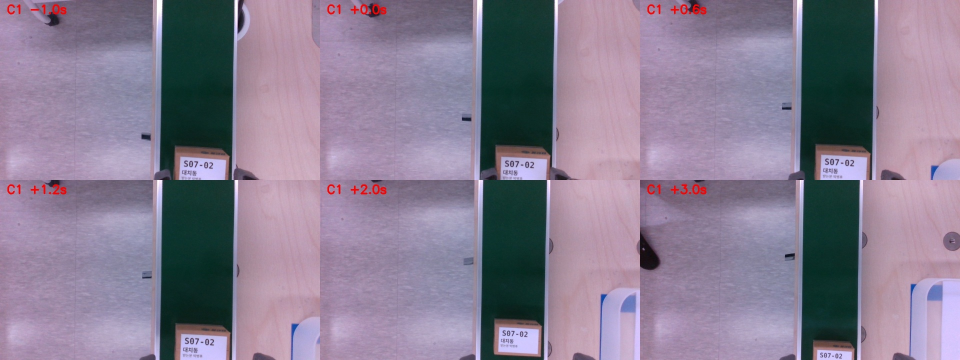
#> input picture archive/drive/raw/1012/u9_frames/C1_montage.jpg, 1920 x 720 px (shown at 1/2 size)
$ python -i label_view.py   (imports and definitions only)   (older library calls are emulated)
#> lines starting #> are read from the running program, lines starting #| are printed output that depends on the picture; after the words box and inside, x2 and y2 are one past the last pixel; in counts of white or black regions, pixels touching at a corner belong together
#> further down, picture is the input picture: shape (720, 1920, 3); mean B, G, R 145.1, 124.9, 135.7
"""재확인 구역 정지 재판독(3단계, `/voss/vision/read_label`) — ROS 없음, pytest 대상.

정지 화면 몇 장 → 장마다 송장 찾기(벨트 없이 전체 화면에서) → 펴기 → **선명한 순서로** OCR → 다수결.
box_tracker 의 박스 검출은 초록 벨트를 전제로 해서 재확인 트레이에서는 쓸 수 없다 → label_reader 가 카메라 영상을
직접 받아 여기서 송장을 찾는다. 송장 크기·찾는 영역은 재확인 VIEW 자세 사진으로 정한다(그 전엔 넓게).
"""

from __future__ import annotations

from dataclasses import dataclass

import cv2
import numpy as np

from voss_vision.label_match import Candidate
from voss_vision.label_preprocess import Rect, crop_upright
from voss_vision.label_vote import Read, Vote, vote
from voss_vision.ocr_engine import read_label


def find_labels_in_view(
    img: np.ndarray,
    v_min: int = 200,
    s_max: int = 90,
    close_px: int = 5,
    area_min_px: int = 4000,
    area_max_px: int = 300_000,
    aspect: float = 40 / 25,
    aspect_tol: float = 0.5,
    fill_min: float = 0.75,
    roi: tuple[int, int, int, int] | None = None,
) -> list[Rect]:
    """전체 화면에서 송장 모양 흰 덩어리들의 회전 사각형 — roi(없으면 화면) 중심에 가까운 순.

    송장 모양 = 면적(px) 범위·가로세로비 40:25 ± tol·회전 사각형 대비 채움 ≥ fill_min. 글자 구멍은 윤곽을 채워 메운다.
    """
#> called with v_min = 200, s_max = 90, close_px = 5, area_min_px = 4000, area_max_px = 300000, aspect = 1.6, aspect_tol = 0.5, fill_min = 0.75
    h, w = img.shape[:2]
#> h = 720; w = 1920
    x0, y0, x1, y1 = roi if roi else (0, 0, w, h)
#> x0 = 0; y0 = 0; x1 = 1920; y1 = 720
    sub = img[y0:y1, x0:x1]
    hsv = cv2.cvtColor(sub, cv2.COLOR_BGR2HSV)
#> hsv: shape (720, 1920, 3); mean H, S, V 132, 70, 150.5
    m = cv2.inRange(hsv, (0, 0, v_min), (180, s_max, 255))
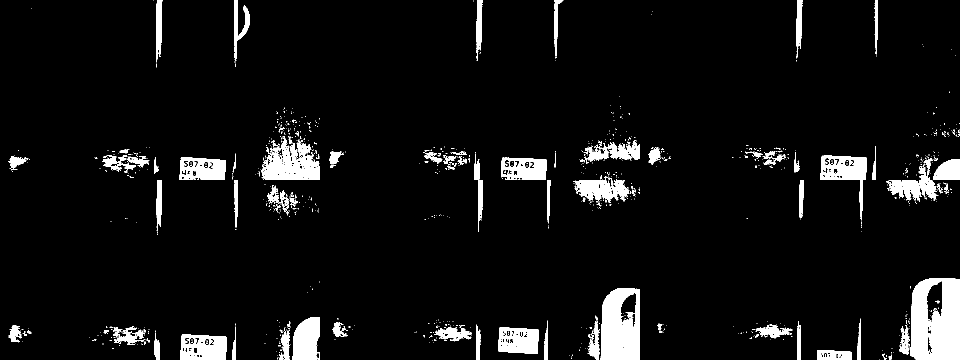
#> m: shape (720, 1920) (shown at 1/2 size); 6.4% white; 1014 white regions (918 under 20 px), largest, box (x1, y1, x2, y2) and area: (1821, 556, 1920, 720) 13393, (1201, 576, 1280, 720) 9353, (522, 272, 640, 360) 6027
    if close_px > 1:
        m = cv2.morphologyEx(m, cv2.MORPH_CLOSE, np.ones((close_px, close_px), np.uint8))
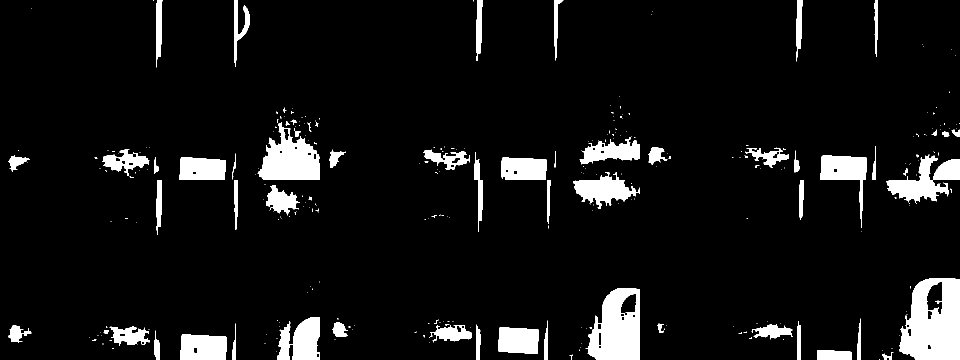
#> m: shape (720, 1920) (shown at 1/2 size); 7.6% white; 299 white regions (232 under 20 px)
    contours, _ = cv2.findContours(m, cv2.RETR_EXTERNAL, cv2.CHAIN_APPROX_SIMPLE)
#> contours = 299 contours, 242 with area under 20; largest, box (x1, y1, x2, y2) and area: (1798, 556, 1920, 720) 16418, (1171, 576, 1280, 720) 11964, (515, 244, 640, 360) 8459, (1772, 309, 1920, 408) 5998, (555, 634, 640, 720) 5020
    c0 = np.array([(x1 - x0) / 2, (y1 - y0) / 2])
#> c0 = [960, 360]
    found = []
    for c in contours:
        area = cv2.contourArea(c)
        if not area_min_px <= area <= area_max_px:
            continue
        (cx, cy), (rw, rh), ang = cv2.minAreaRect(c)
        long_, short = max(rw, rh), min(rw, rh)
        if short < 1 or abs(long_ / short - aspect) > aspect_tol or area / (rw * rh) < fill_min:
            continue
        d = float(np.hypot(cx - c0[0], cy - c0[1]))
        found.append((d, ((cx + x0, cy + y0), (rw, rh), ang)))
#> this loop made 299 passes
#> area on passes 3, 6, 33: 102.5, 1189, 331.5
#> after the loop, found = 3 items
    return [r for _, r in sorted(found, key=lambda t: t[0])]


# [11 lines left out: function parse_slot_rois, not called in this run]


def sharpness(gray: np.ndarray) -> float:
    """라플라시안 분산 — 흔들리거나 초점이 나가면 작다."""
    return float(cv2.Laplacian(gray, cv2.CV_64F).var())


@dataclass(frozen=True)
class ViewResult:
    vote: Vote | None
    reason: str  # "" 판독됨 | timeout(프레임 없음) | no_box(송장 못 찾음) | no_text(글자 없음) — ReadLabel.message
    ocr_runs: int


# [31 lines left out: function read_view, not called in this run]

>>> import cv2
>>> picture = cv2.imread('../../../archive/drive/raw/1012/u9_frames/C1_montage.jpg')
>>> result = find_labels_in_view(picture)
#> result = [((1225, 647.5), (143, 108), -90), ((407, 694), (50, 92), -90), ((1858.5, 637.5), (163, 121), -90)]

$ run again, on archive/drive/raw/1012/u9_frames/C3_montage.jpg
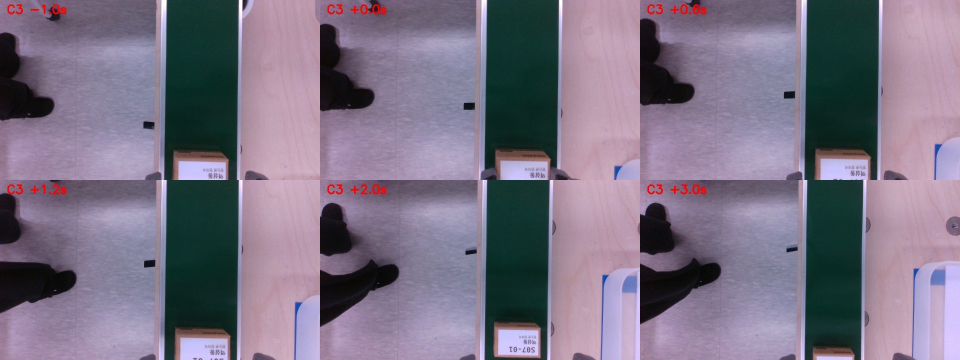
#> input picture archive/drive/raw/1012/u9_frames/C3_montage.jpg, 1920 x 720 px (shown at 1/2 size)
#> picture is the input picture: shape (720, 1920, 3); mean B, G, R 132, 113.6, 122.8
#> hsv: shape (720, 1920, 3); mean H, S, V 129.8, 71.8, 137.3
#> in find_labels_in_view, `m = cv2.inRange(hsv, (0, 0, v_min), (180, s_max, 255))`:
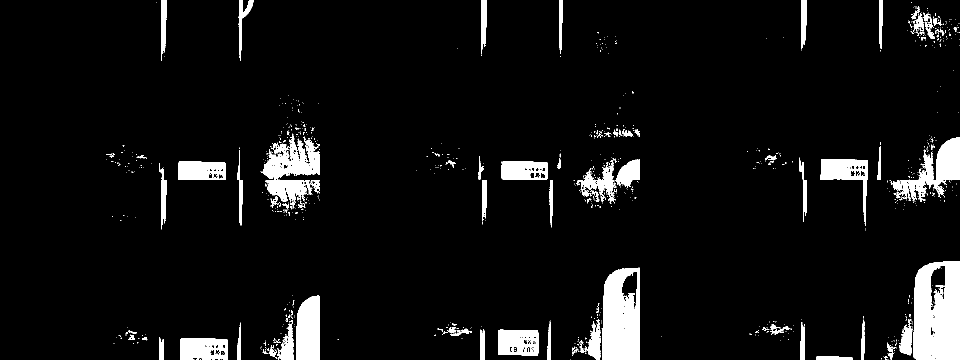
#> m: shape (720, 1920) (shown at 1/2 size); 6.6% white; 960 white regions (868 under 20 px), largest, box (x1, y1, x2, y2) and area: (1826, 522, 1920, 720) 15769, (1204, 535, 1280, 720) 11827, (522, 267, 640, 404) 7896
#> in find_labels_in_view, `m = cv2.morphologyEx(m, cv2.MORPH_CLOSE, np.ones((close_px, close_px),..`:
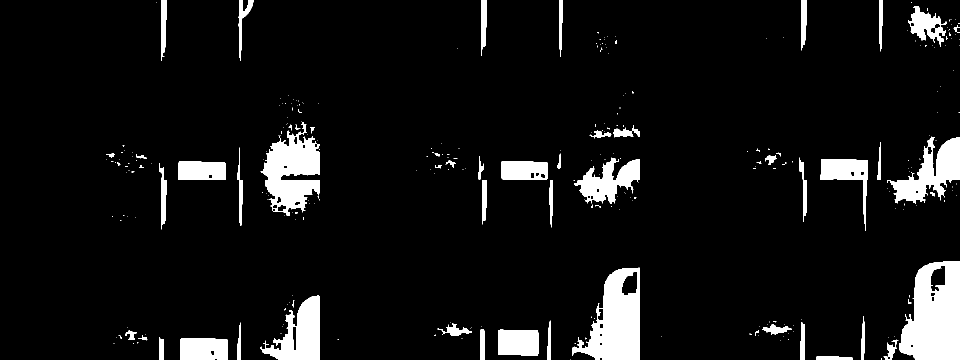
#> m: shape (720, 1920) (shown at 1/2 size); 7.6% white; 301 white regions (243 under 20 px)
#> contours = 300 contours, 251 with area under 20; largest, box (x1, y1, x2, y2) and area: (1798, 522, 1920, 720) 18868, (1144, 535, 1280, 720) 15376, (521, 244, 640, 432) 12090, (1774, 273, 1920, 408) 8196, (520, 591, 640, 720) 8132
#> the loop in find_labels_in_view, `for c in contours:` made 300 passes
#> area on passes 3, 9, 13: 399, 336, 3895.5
#> after the loop in find_labels_in_view, `for c in contours:`: found = 1 item
#> result = [((1858.5, 620.5), (197, 121), -90)]

$ run again, on archive/drive/raw/1012/u9_frames/C4_montage.jpg
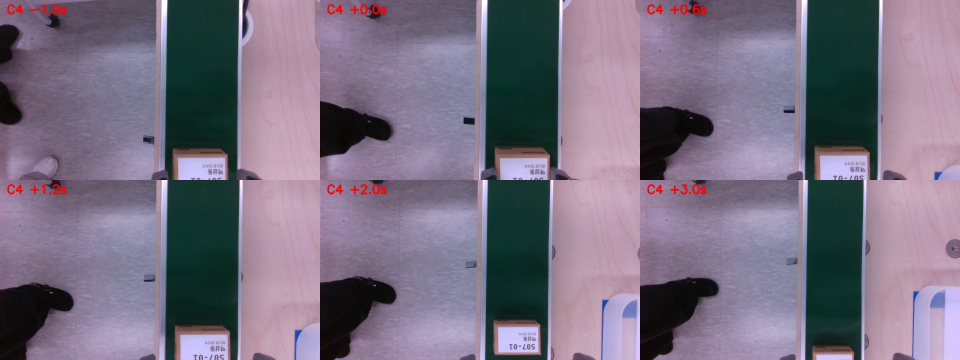
#> input picture archive/drive/raw/1012/u9_frames/C4_montage.jpg, 1920 x 720 px (shown at 1/2 size)
#> picture is the input picture: shape (720, 1920, 3); mean B, G, R 128.8, 111.1, 120.5
#> hsv: shape (720, 1920, 3); mean H, S, V 129.2, 72, 134.3
#> in find_labels_in_view, `m = cv2.inRange(hsv, (0, 0, v_min), (180, s_max, 255))`:
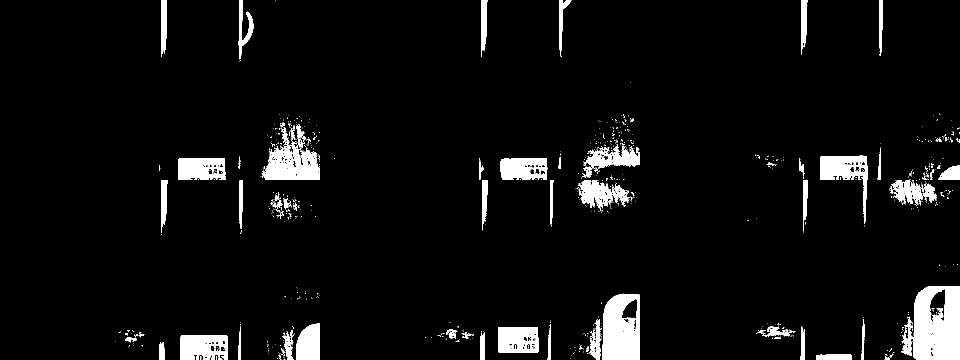
#> m: shape (720, 1920) (shown at 1/2 size); 5.6% white; 777 white regions (708 under 20 px), largest, box (x1, y1, x2, y2) and area: (1827, 572, 1920, 720) 11919, (1205, 587, 1280, 720) 8370, (523, 249, 640, 360) 6116
#> in find_labels_in_view, `m = cv2.morphologyEx(m, cv2.MORPH_CLOSE, np.ones((close_px, close_px),..`:
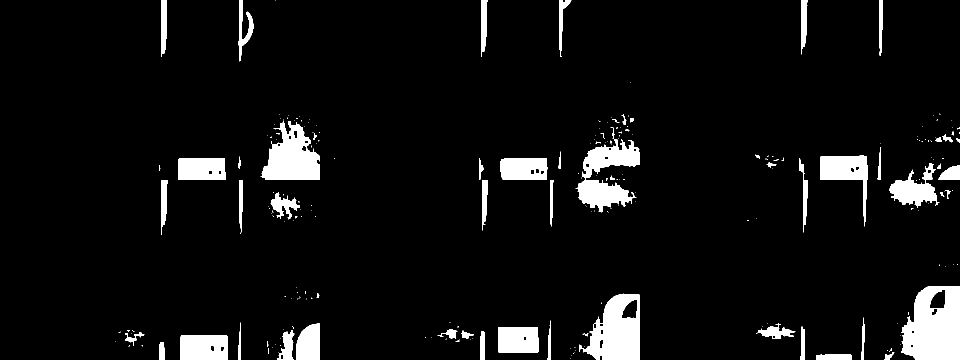
#> m: shape (720, 1920) (shown at 1/2 size); 6.4% white; 237 white regions (179 under 20 px)
#> contours = 237 contours, 184 with area under 20; largest, box (x1, y1, x2, y2) and area: (1802, 572, 1920, 720) 14414, (1158, 587, 1280, 720) 10878, (521, 241, 640, 360) 8604, (1151, 278, 1280, 425) 8364, (1641, 311, 1735, 453) 4711
#> the loop in find_labels_in_view, `for c in contours:` made 237 passes
#> area on passes 3, 5, 22: 685, 108, 298
#> after the loop in find_labels_in_view, `for c in contours:`: found = 2 items
#> result = [((408, 694.5), (49, 94), -90), ((1860.5, 645.5), (147, 117), -90)]
